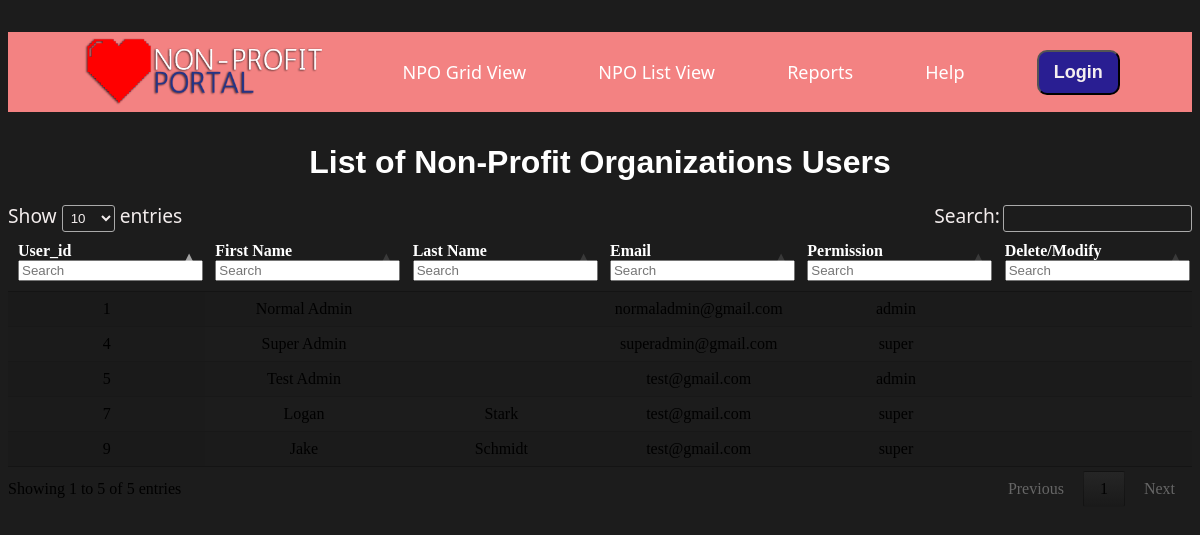
The app's page /user-list.php, older data.
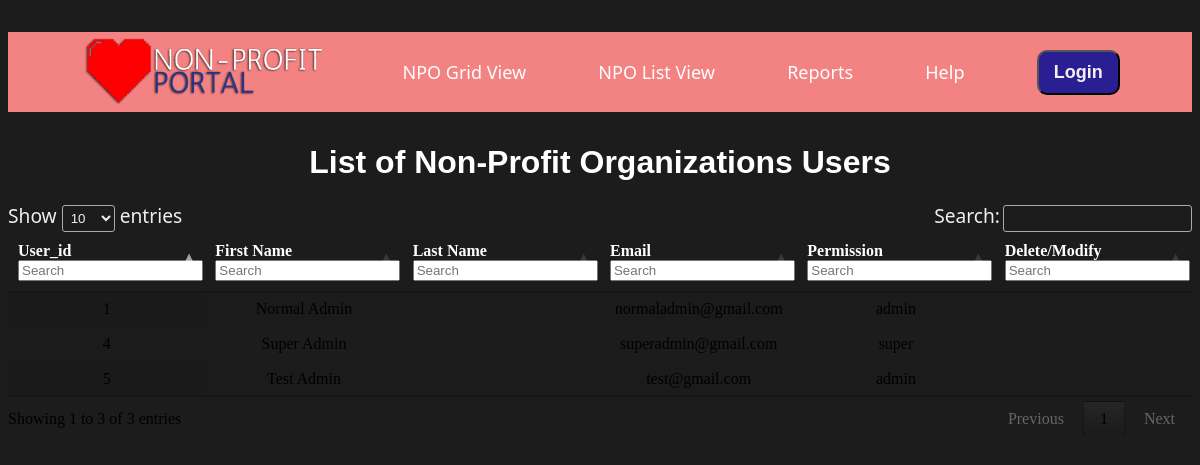
The same page, newer data.
### tables this page shows
CREATE TABLE `users` (
  `user_id` int(11) NOT NULL,
  `first_name` varchar(100) NOT NULL,
  `last_name` varchar(100) NOT NULL,
  `email` varchar(255) NOT NULL,
  `password` varchar(255) NOT NULL,
  `permissions` enum('visitor','admin','super') NOT NULL DEFAULT 'visitor'
);

### user-list.php (the view, shortened to what this page needs)
<!DOCTYPE html>
<html lang="en" style="background-color: #1c1c1c">
<head>
  <link href="./styles.css" rel="stylesheet" type="text/css" media="all" />
  <link rel="stylesheet" type="text/css" href="//cdn.datatables.net/1.10.12/css/jquery.dataTables.css">
  <link href="https://cdnjs.cloudflare.com/ajax/libs/datatables/1.10.12/css/dataTables.bootstrap.min.css" rel="stylesheet"/>
</head>
<body>
  <?php
  include_once "header.php";
  require_once "connection.php";
  ?>
  <h1 style="text-align: center;">List of Non-Profit Organizations Users</h1>
  <div class="table-container">
    <table id="userTable" class="display" cellspacing="0">
      <thead>
        <tr>
          <th style="color: white;">User_id</th>
          <th style="color: white;">First Name</th>
          <th style="color: white;">Last Name</th>
          <th style="color: white;">Email</th>
          <th style="color: white;">Permission</th>
          <th style="color: white;">Delete/Modify</th>
        </tr>
      </thead>
      <tbody>
        <?php
        $conn = new mysqli($dbhost, $dbuser, $dbpass, $dbname);
        $sql = "SELECT * FROM users";
        $result = $conn->query($sql);
        if ($result->num_rows > 0) {
          while ($row = $result->fetch_assoc()) {
            echo '<tr;">
                    <td>' . $row["user_id"] . '</td>
                    <td>' . $row["first_name"] . '</td>
                    <td>' . $row["last_name"] . '</td>
                    <td>' . $row["email"] . '</td>
                    <td>' . $row["permissions"] . '</td>
                    <td>';
            echo '</td></tr>';
          }
        } else {
          echo "<tr><td colspan='14'>0 results</td></tr>";
        }
        ?>
      </tbody>
    </table>
  </div>
</body>
</html>

### header.php (shortened to what this page needs)
<header data-role="Header" class="home-header">
  <a href="index.php"><img alt="image" src="./images/non-profit-portal-logo.png" loading="eager" class="home-image" /></a>
  <a href="index.php" rel="noreferrer noopener" class="home-link">
    NPO Grid View
  </a>
  <a href="npo-list.php" rel="noreferrer noopener" class="home-link1">
    <span class="home-text">NPO List View</span>
    <br />
  </a>
  <a href="reports.php" rel="noreferrer noopener" class="home-link">
    Reports
  </a>
  <a href="help.php" rel="noreferrer noopener" class="home-link1">
    <span class="home-text">Help</span>
    <br />
  </a>
  <?php
  if (!isset($_SESSION['permissions'])) {
    echo '
    <a href="login.php">
    <button type="button" class="home-button button" class="login-button">Login</button></a>
    ';
  }
  ?>
</header>

### styles.css (style rules this page uses)
h1 { font-family:'Franklin Gothic Medium', 'Arial Narrow', Arial, sans-serif; color:#FFFFFF; }
.home-header { background-color:#f38282; margin-top: 2em; margin-bottom: 2em; width: 100%; display: flex; max-width: var(--dl-size-size-maxwidth); align-items: center; padding-top: var(--dl-space-space-twounits); padding-left: var(--dl-space-space-threeunits); padding-right: var(--dl-space-space-threeunits); padding-bottom: var(--dl-space-space-threeunits); justify-content: space-evenly; }
.home-image { width: 250px; height: 76px; margin: var(--dl-space-space-unit); align-self: flex-start; object-fit: cover; }
.home-link { color: #ffffff; font-size: 18px; transition: 0.3s; font-family:'Segoe UI', Tahoma, Geneva, Verdana, sans-serif; text-decoration: none; }
.home-link1 { color: rgb(255, 255, 255); font-size: 18px; transition: 0.3s; font-family:'Segoe UI', Tahoma, Geneva, Verdana, sans-serif; text-decoration: none; }
.home-button { color: #f5efef; margin: var(--dl-space-space-unit); padding-top: 10px; padding-bottom: 10px; padding-left: 15px; padding-right: 15px; font-size: 18px; align-self: center; font-style: normal; transition: 0.3s; font-weight: 600; border-radius: 10px; text-transform: capitalize; background-color: #291e92; }

### user-list.php (style rules this page uses)
.table-container { width: 100%; overflow-x: auto; }
.table-container th, .table-container td { padding: 8px; text-align: center; }
#userTable { width: 100%; table-layout: fixed; }
#userTable td { white-space: nowrap; overflow: hidden; text-overflow: ellipsis; max-width: 200px; }

Row changes from the older to the newer data that the page shows:
removed users: user_id "7", first_name "Logan", last_name "Stark", email "test@gmail.com", permissions "super"
removed users: user_id "9", first_name "Jake", last_name "Schmidt", email "test@gmail.com", permissions "super"
Text that changed along with them:
text written by a page script: "Show entries Search: Showing 1 to 5 of 5 entries Previous 1 Next" → "Show entries Search: Showing 1 to 3 of 3 entries Previous 1 Next"
